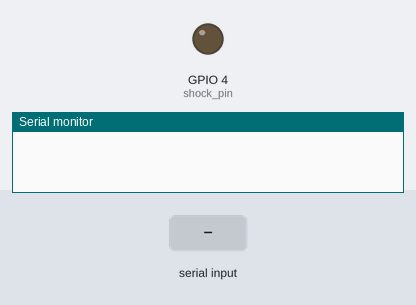
Recording of a program running on a simulated ESP8266 (Wemos D1 mini). On the bench: output pins drawn as LEDs (lit = HIGH), the last lines printed to the serial monitor. The inputs (shaded band) are chosen by the test bench.

Above: at 1.2 s.
1.3 s: "90,45\n" received over Serial
At 1.46 s:
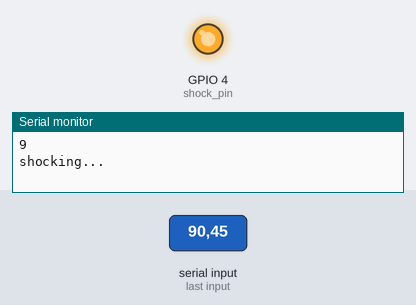
Timing chart, 0 to 4.3 s (numbered marks = the images above; inputs shaded):
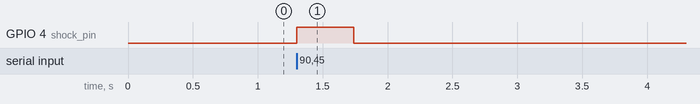

Measured:
- after the input at 1.3 s, GPIO 4 (shock_pin): LOW → HIGH at once, → LOW 0.44 s later

The program:

main.cpp
```cpp
#include <Arduino.h>
#include <ESP8266WiFi.h>

int shock_pin = 4;
char shock_awnser = 0;

int r = 0;

void setup()
{
    wifi_set_opmode(NULL_MODE);
    pinMode(shock_pin, OUTPUT);
    Serial.begin(115200);
}

void loop()
{
    digitalWrite(shock_pin, LOW);
    if (Serial.available() > 0)
    {
        r = Serial.read() - '0';
        Serial.println(r);

        if (r >= 0 && r <= 9)
        {
            Serial.println("shocking...");
            digitalWrite(shock_pin, HIGH);
            delay((r + 1) * 20);
            digitalWrite(shock_pin, LOW);
        }
    }
    digitalWrite(shock_pin, LOW);
}
```
